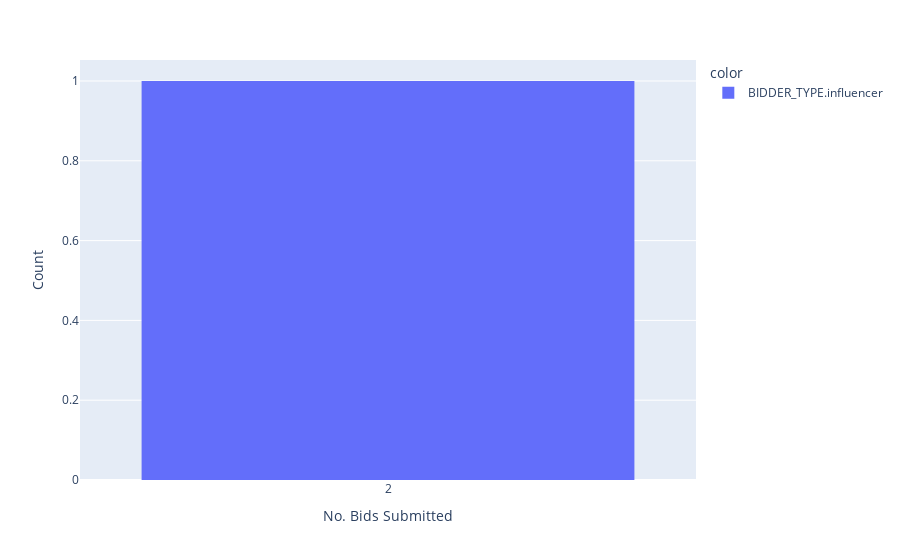

Write notebook code for a chart like this one.
### Code cell
# ---WINNING BIDDER NO BIDS SUBMITTED---
fig = px.histogram(map(lambda no: str(no), df['winner_no_bids_submitted']), color=df['winner_type'])

fig.update_xaxes(title='No. Bids Submitted')
fig.update_yaxes(title='Count')
fig.show()

### Figure 1 — Plotly figure (JSON) as saved in the notebook; plotly's stock layout.template omitted (floating-point values rounded to 4 significant figures)
{"data": [{"alignmentgroup": "True", "bingroup": "x", "hovertemplate": "color=BIDDER_TYPE.influencer<br>value=%{x}<br>count=%{y}<extra></extra>", "legendgroup": "BIDDER_TYPE.influencer", "marker": {"color": "#636efa", "pattern": {"shape": ""}}, "name": "BIDDER_TYPE.influencer", "offsetgroup": "BIDDER_TYPE.influencer", "orientation": "v", "showlegend": true, "type": "histogram", "x": ["2"], "xaxis": "x", "yaxis": "y"}], "layout": {"barmode": "relative", "legend": {"title": {"text": "color"}, "tracegroupgap": 0}, "margin": {"t": 60}, "xaxis": {"anchor": "y", "domain": [0, 1], "title": {"text": "No. Bids Submitted"}}, "yaxis": {"anchor": "x", "domain": [0, 1], "title": {"text": "Count"}}}}
